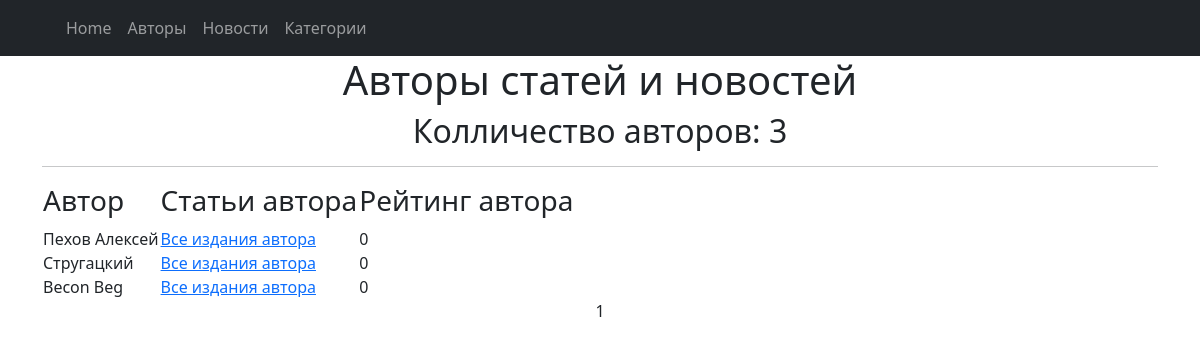
The app's page /author/, older data.
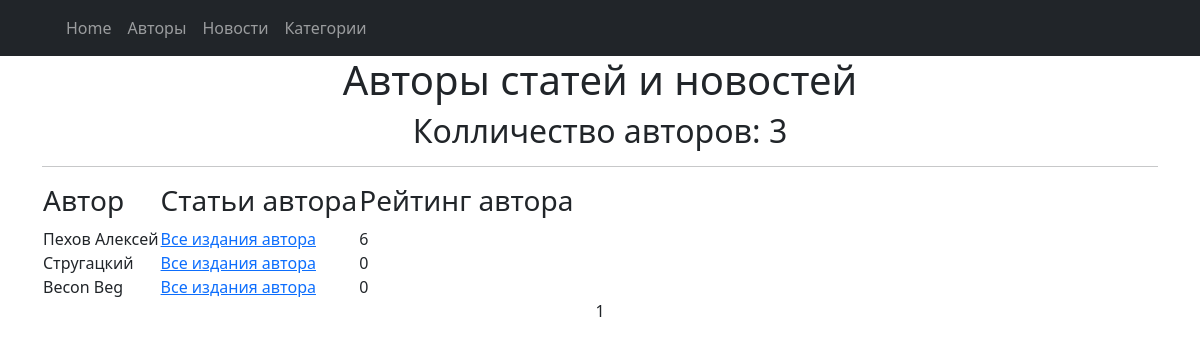
The same page, newer data.
### news/models.py (models this page shows, shortened)
class Author(models.Model):
    objects = None
    user = models.OneToOneField(User, on_delete=models.CASCADE)
    rating = models.IntegerField(default=0)

### news/views.py (the view)
# urls.py: path('author/', AuthorList.as_view(), name='authors'),
class AuthorList(ListView):
    model = Author
    ordering = '-user'
    template_name = 'author/authors.html'
    context_object_name = 'authors'
    paginate_by = 10

### templates/author/authors.html (shortened to what this page needs)
<html lang="ru">
{% extends 'flatpages/default.html' %}
 {% load custom_filter %}
     {% load custom_tags %}
{% block content %}
                <h1>Авторы статей и новостей</h1>
          <h2>Колличество авторов: {{ authors|length  }} </h2>
           <hr>
            {% if authors %}
            <table>
                <tr>
                    <td><h3> Автор </h3></td>
                    <td><h3> Статьи автора </h3></td>
                    <td><h3> Рейтинг автора </h3></td>
                </tr>
                {% for author in authors %}
                    <tr>
                        <td>{{author.user}}</td>
                        <td><a href="{% url 'author' author.id %}">Все издания автора</a></td>
                        <td>{{author.rating}}</td>
                    </tr>
                {% endfor %}
            </table>
        {% endif %}
   {{ page_obj.number }}
{% endblock content %}

### templates/flatpages/default.html (shortened to what this page needs)
<!DOCTYPE html>
<html lang="ru">
    <head>
        {% load static %}
        <link href="{% static 'css/styles.css' %}" rel="stylesheet" />
    </head>
    <body>
        <nav class="navbar navbar-expand-lg navbar-dark bg-dark static-top">
           <div class="container">
               <div class="collapse navbar-collapse" id="navbarResponsive">
                   <ul class="navbar-nav ml-auto">
                       <li class="nav-item active">
                   <a class="nav-link" href="#">Home
                   </a>
               </li>
                       <li class="nav-item">
                           <a class="nav-link" href="/author/">Авторы</a>
                       </li>
                       <li class="nav-item">
                           <a class="nav-link" href="/news/">Новости</a>
                       </li>
                        <li class="nav-item">
                           <a class="nav-link" href="/category/">Категории</a>
                       </li>
                   </ul>
               </div>
           </div>
        </nav>
        <div class="container">
            <div class="row">
                <div class="col-lg-12 text-center">
                {% block content %}{% endblock content %}
                </div>
            </div>
        </div>
    </body>
</html>

Row changes from the older to the newer data that the page shows:
changed Author "Пехов Алексей": rating "0" → "6"
